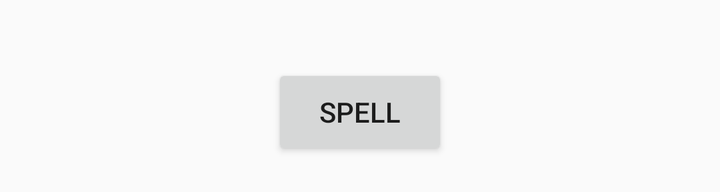
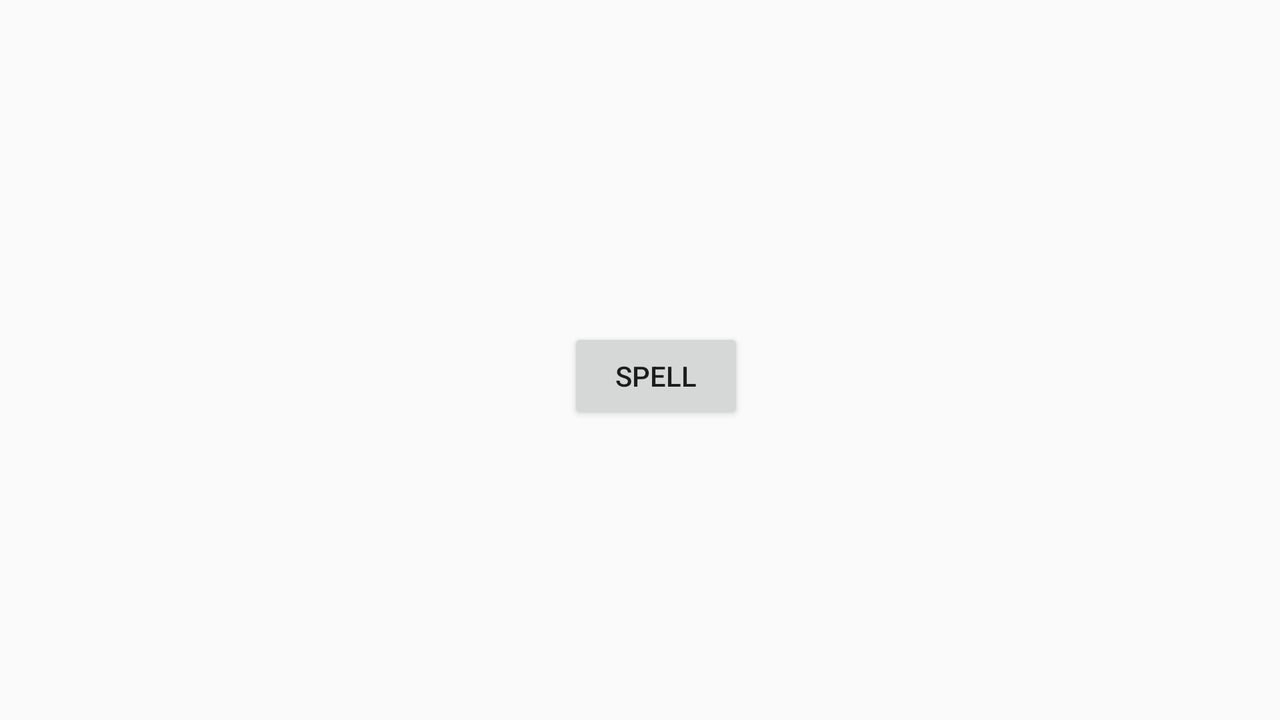

Two renders of one Android screen. The first uses the default layout on a phone; the second uses the alternative layout the repository ships for a different screen configuration, on a matching device. The two XML files are below.
<!-- AndroidManifest.xml: application theme AppTheme -->
<!-- res/layout/part_spell.xml -->
<LinearLayout
    xmlns:android="http://schemas.android.com/apk/res/android"
    android:layout_width="match_parent"
    android:layout_height="wrap_content"
    android:layout_gravity="center"
    android:paddingLeft="@dimen/activity_horizontal_margin"
    android:paddingRight="@dimen/activity_horizontal_margin"
    android:paddingTop="@dimen/activity_vertical_margin"
    android:paddingBottom="@dimen/activity_vertical_margin"
    android:gravity="center_horizontal"
    android:orientation="vertical">
  <FrameLayout
      android:layout_width="match_parent"
      android:layout_height="wrap_content">
    <ImageView
        android:id="@+id/word_image"
        android:layout_width="wrap_content"
        android:layout_height="wrap_content"
        android:layout_gravity="center_horizontal"/>
    <include
        android:layout_width="wrap_content"
        android:layout_height="wrap_content"
        android:layout_gravity="bottom"
        layout="@layout/part_multi_source_tip"/>
  </FrameLayout>
  <include layout="@layout/part_spell_word"/>
</LinearLayout>
<!-- res/layout/part_multi_source_tip.xml (included above) -->
<TextView
    xmlns:android="http://schemas.android.com/apk/res/android"
    android:id="@+id/multi_source_tip"
    android:layout_width="wrap_content"
    android:layout_height="wrap_content"
    android:paddingTop="4dp"
    android:paddingBottom="4dp"
    android:paddingLeft="@dimen/activity_horizontal_margin"
    android:paddingRight="@dimen/activity_horizontal_margin"
    android:background="@color/tip_background"
    android:text="@string/multi_source_tip"
    android:textColor="@color/primary_dark"
    android:visibility="gone"/>
<!-- res/layout/part_spell_word.xml (included above) -->
<RelativeLayout
    xmlns:android="http://schemas.android.com/apk/res/android"
    android:layout_width="match_parent"
    android:layout_height="wrap_content">
  <LinearLayout
      android:id="@+id/word"
      android:layout_width="wrap_content"
      android:layout_height="wrap_content"
      android:layout_centerHorizontal="true"
      android:orientation="horizontal"/>
  <ImageView
      android:id="@+id/multi_source_tip_arrow_handle"
      android:layout_width="44dp"
      android:layout_height="44dp"
      android:layout_toLeftOf="@id/word"
      android:layout_alignBottom="@id/word"
      android:src="@drawable/corner_arrow_handle"
      android:visibility="gone"/>
  <LinearLayout
      android:id="@+id/sources"
      android:layout_width="wrap_content"
      android:layout_height="wrap_content"
      android:layout_below="@id/word"
      android:layout_centerHorizontal="true"
      android:orientation="horizontal"/>
  <ImageView
      android:id="@+id/multi_source_tip_arrow"
      android:layout_width="wrap_content"
      android:layout_height="wrap_content"
      android:layout_below="@id/word"
      android:layout_toLeftOf="@id/sources"
      android:src="@drawable/corner_arrow"
      android:visibility="gone"/>
  <Button
      android:id="@+id/spell_button"
      android:layout_width="wrap_content"
      android:layout_height="wrap_content"
      android:layout_marginTop="@dimen/activity_vertical_margin"
      android:layout_below="@id/sources"
      android:layout_centerHorizontal="true"
      android:text="@string/spell"/>
</RelativeLayout>
<!-- resources referenced by this layout -->
<resources>
  <color name="primary_dark">#311B92</color>
  <color name="tip_background">#55673AB7</color>
  <dimen name="activity_horizontal_margin">16dp</dimen>
  <dimen name="activity_vertical_margin">16dp</dimen>
  <!-- drawable corner_arrow: png bitmap (drawable-hdpi, 1787 bytes) -->
  <!-- drawable corner_arrow_handle: png bitmap (drawable-hdpi, 702 bytes) -->
  <string name="multi_source_tip">4 people can spell any letter</string>
  <string name="spell">Spell</string>
  <style name="AppTheme" parent="Theme.AppCompat.Light.DarkActionBar">
      <item name="colorPrimary">@color/primary</item>
      <item name="colorPrimaryDark">@color/primary_dark</item>
      <item name="nearbyTipArrow">@style/nearbyTipArrow</item>
    </style>
  <color name="primary">#673AB7</color>
  <style name="nearbyTipArrow">
      <item name="android:layout_marginRight">52dp</item>
    </style>
</resources>
<!-- res/layout-land/part_spell.xml (the repository's variant of the layout above) -->
<!-- drawn on the phone turned sideways -->
<LinearLayout
    xmlns:android="http://schemas.android.com/apk/res/android"
    xmlns:tools="http://schemas.android.com/tools"
    android:layout_width="match_parent"
    android:layout_height="match_parent"
    android:layout_gravity="center"
    android:paddingLeft="@dimen/activity_horizontal_margin"
    android:paddingRight="@dimen/activity_horizontal_margin"
    android:paddingTop="@dimen/activity_vertical_margin"
    android:paddingBottom="@dimen/activity_vertical_margin"
    android:orientation="horizontal"
    tools:context=".SpellActivity">
  <ImageView
      android:id="@+id/word_image"
      android:layout_width="wrap_content"
      android:layout_height="wrap_content"
      android:layout_gravity="center"
      android:layout_marginRight="@dimen/activity_horizontal_margin"/>
  <LinearLayout
      android:layout_width="0dp"
      android:layout_height="wrap_content"
      android:layout_weight="1"
      android:layout_gravity="center_vertical"
      android:gravity="center_horizontal"
      android:orientation="vertical">
    <include
        android:layout_width="wrap_content"
        android:layout_height="wrap_content"
        android:layout_gravity="left"
        layout="@layout/part_multi_source_tip"/>
    <include layout="@layout/part_spell_word"/>
  </LinearLayout>
</LinearLayout>
